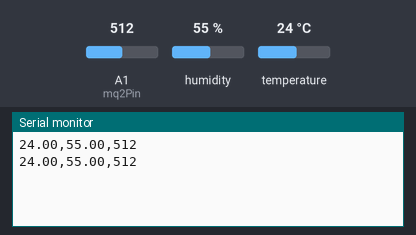
A sketch run on a simulated Arduino Uno, built with avr-gcc and run on an emulated ATmega328P. Shown: the last lines printed to the serial monitor. The test bench sets the inputs (shaded band); at power-on: humidity 55 %, A1 (mq2Pin) = 512, temperature 24 °C.

Above: at 1.8 s.
1.9 s: humidity set to 22 %
At 2.9 s:
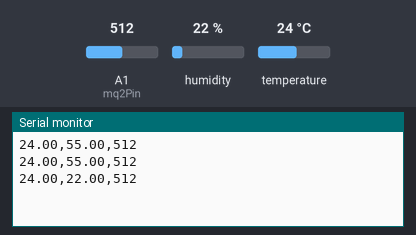
3.4 s: A1 (mq2Pin) set to 716
At 4.7 s:
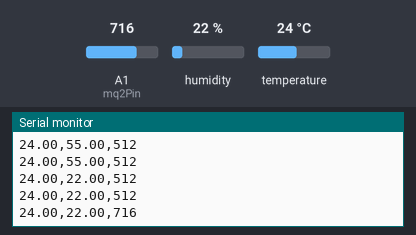
4.9 s: temperature set to 12 °C
At 5.5 s:
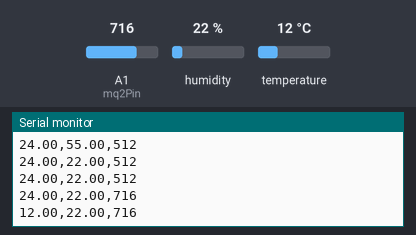
6.4 s: A1 (mq2Pin) set to 900
At 7.6 s:
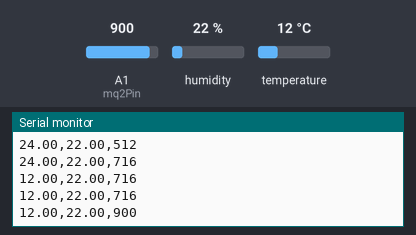
7.9 s: humidity set to 40 %
At 9.0 s:
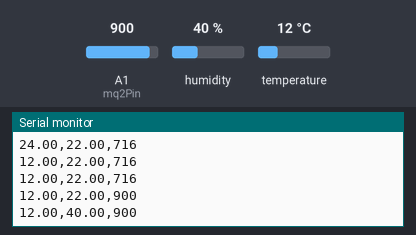
Timing chart, 0 to 10.4 s (numbered marks = the images above; inputs shaded):
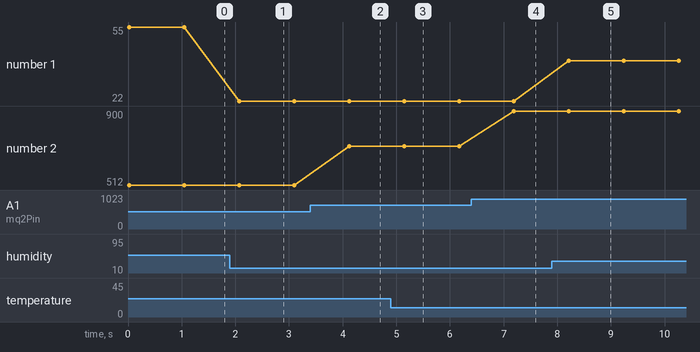

The sketch:

project.ino
```cpp
#include <dht.h>

const int mq2Pin = A1;
dht DHT;
#define DHT11_PIN 7

void setup() {
  Serial.begin(9600);
}

void loop() {
  int mq2Value = analogRead(mq2Pin);
  int chk = DHT.read11(DHT11_PIN);
  // Send only numerical sensor values without any additional text
  Serial.print(DHT.temperature);
  Serial.print(",");
  Serial.print(DHT.humidity);
  Serial.print(",");
  Serial.println(mq2Value);
  delay(1000);
}
```

Measured:
- after the input at 1.9 s, the serial monitor: prints a new line after 0.17 s (image 1)
- after the input at 3.4 s, the serial monitor: prints a new line after 0.72 s (image 2)
- after the input at 4.9 s, the serial monitor: prints a new line after 0.25 s (image 3)
- after the input at 6.4 s, the serial monitor: prints a new line after 0.79 s (image 4)
- after the input at 7.9 s, the serial monitor: prints a new line after 0.32 s (image 5)
- plotted number 1: 55 → 22 after the input at 1.9 s, 22 → 40 after the input at 7.9 s
- plotted number 2: 512 → 716 after the input at 3.4 s, 716 → 900 after the input at 6.4 s
